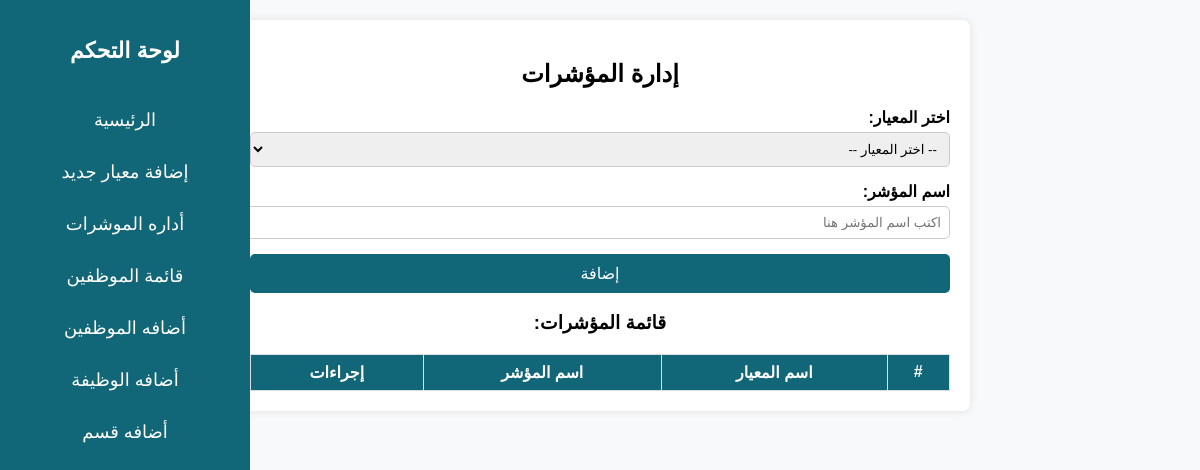
/pages/dashboard/add-indicators.php, run on an earlier commit of the app's database.
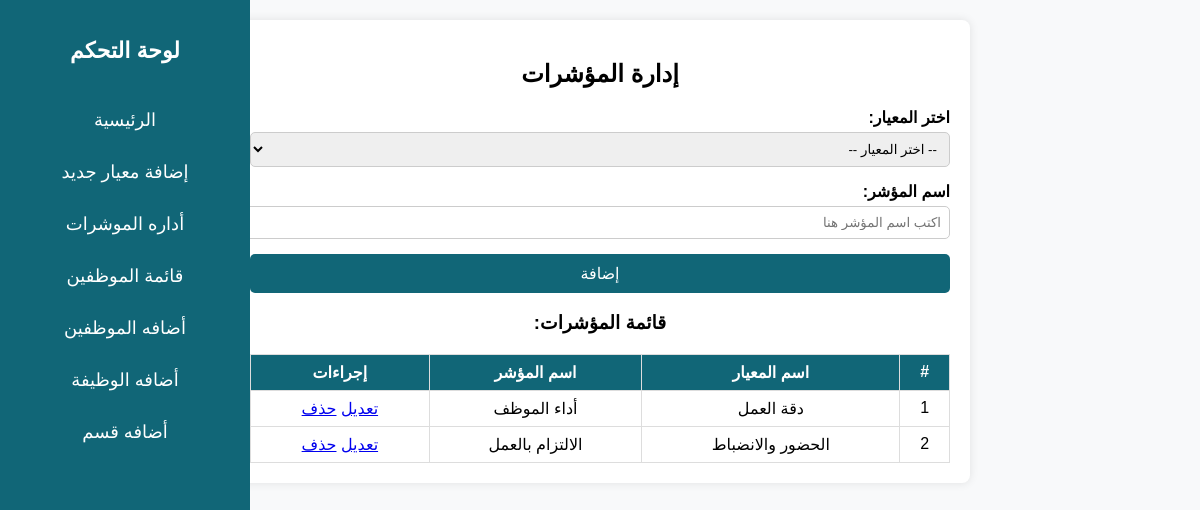
And on a later commit of the database.
### tables this page shows
CREATE TABLE `pointers` (
  `id` int(11) NOT NULL,
  `name` varchar(255) NOT NULL,
  `criteria_id` int(11) NOT NULL
);

CREATE TABLE `criteria` (
  `id` int(11) NOT NULL,
  `name` varchar(255) NOT NULL
);

### pages/dashboard/add-indicators.php (the view, shortened to what this page needs)
<?php
include "../../config/connect.php";
$stmt = $con->prepare("
SELECT
    pointers.id,
    pointers.name,
    criteria.name AS criteria
FROM
    `pointers`
INNER JOIN criteria ON pointers.criteria_id = criteria.id
");
$stmt->execute();
$data = $stmt->fetchAll(PDO::FETCH_ASSOC);
?>
<!DOCTYPE html>
<html lang="ar">
<head>
    <link rel="stylesheet" href="../../style/indicators.css">
    <link rel="stylesheet" href="../../style/sidbar.css">
</head>
<body>
    <div class="sidebar">
        <h2>لوحة التحكم</h2>
        <ul>
        <li><a href="../"> الرئيسية</a></li>
            <li><a href="/Project-php-simple-report-emp/pages/dashboard/add-criteria.php"> إضافة معيار جديد</a></li>
            <li><a href="/Project-php-simple-report-emp/pages/dashboard/add-indicators.php"> أداره الموشرات</a></li>
            <li><a href="/Project-php-simple-report-emp/pages/dashboard/show-emp.php"> قائمة الموظفين</a></li>
            <li><a href="/Project-php-simple-report-emp/pages/dashboard/add-emp.php"> أضافه الموظفين</a></li>
            <li><a href="/Project-php-simple-report-emp/pages/dashboard/add-jop.php"> أضافه الوظيفة</a></li>
            <li><a href="/Project-php-simple-report-emp/pages/dashboard/add-category.php"> أضافه قسم </a></li>
        </ul>
    </div>
        <div class="container">
            <h2>إدارة المؤشرات</h2>
            <div class="form-group">
                <label for="criterion">اختر المعيار:</label>
                <select id="criterion">
                    <option value="">-- اختر المعيار --</option>
                </select>
            </div>
            <div class="form-group">
                <label for="indicator">اسم المؤشر:</label>
                <input type="text" id="indicator" placeholder="اكتب اسم المؤشر هنا">
            </div>
            <button id="addIndicator">إضافة</button>
            <h3>قائمة المؤشرات:</h3>
            <table>
                <thead>
                    <tr>
                        <th>#</th>
                        <th>اسم المعيار</th>
                        <th>اسم المؤشر</th>
                        <th>إجراءات</th>
                    </tr>
                </thead>
                <tbody id="indicatorsTable">
                <?php
                    foreach ($data as $key => $value) {
                        echo "<tr>
                                <td>" . $value['id'] . "</td>
                                <td>" . $value['name'] . "</td>
                                <td>" . $value['criteria'] . "</td>
                                <td>
                                    <a href='edit-emp.php?id=" . $value['id'] . "' class='edit'>تعديل</a>
                                    <a href='delete-emp.php?id=" . $value['id'] . "' class='delete'>حذف</a>
                                </td>";
                    }
                    ?>                </tbody>
            </table>
        </div>
</body>
</html>

### style/indicators.css (style rules this page uses)
body { font-family: Arial, sans-serif; direction: rtl; text-align: right; background-color: #f8f9fa; margin: 0; padding: 20px; }
.container { width: 700px; margin: auto; background: white; padding: 20px; border-radius: 8px; box-shadow: 0 0 10px rgba(0, 0, 0, 0.1); }
h2, h3 { text-align: center; }
.form-group { margin-bottom: 15px; }
label { font-weight: bold; display: block; }
select, input { width: 100%; padding: 8px; margin-top: 5px; border: 1px solid #ccc; border-radius: 5px; }
button { width: 100%; padding: 10px; background: #116677; color: white; border: none; border-radius: 5px; cursor: pointer; font-size: 16px; }
table { width: 100%; border-collapse: collapse; margin-top: 20px; }
th, td { border: 1px solid #ddd; padding: 8px; text-align: center; }
th { background: #116677; color: white; }

### style/sidbar.css (style rules this page uses)
body { margin: 0; font-family: Arial, sans-serif; display: flex; direction: rtl; }
.sidebar { width: 250px; height: 100vh; background-color: #116677; color: white; padding-top: 20px; position: fixed; top: 0; left: 0; text-align: center; }
.sidebar h2 { margin-bottom: 30px; font-size: 22px; }
.sidebar ul { list-style: none; padding: 0; }
.sidebar ul li { padding: 15px; }
.sidebar ul li a { color: white; text-decoration: none; display: block; font-size: 18px; transition: 0.3s; }

What changed in the data, as far as the page shows it:
added pointers: id "1", name "دقة العمل", criteria.name "أداء الموظف"
added pointers: id "2", name "الحضور والانضباط", criteria.name "الالتزام بالعمل"
